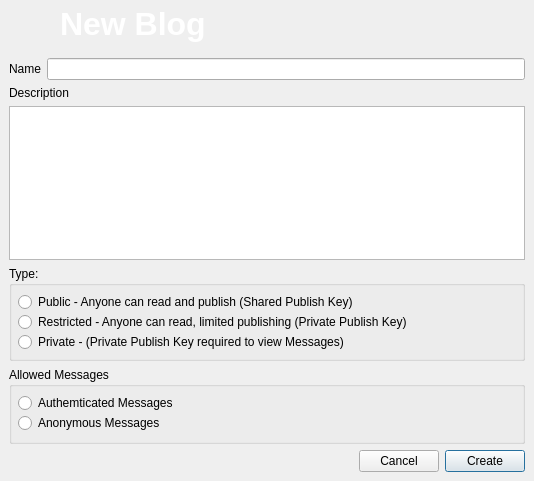
<?xml version="1.0" encoding="UTF-8"?>
<ui version="4.0">
 <class>CreateBlog</class>
 <widget class="QDialog" name="CreateBlog">
  <property name="geometry">
   <rect>
    <x>0</x>
    <y>0</y>
    <width>534</width>
    <height>481</height>
   </rect>
  </property>
  <property name="windowTitle">
   <string>Create new Blog</string>
  </property>
  <property name="windowIcon">
   <iconset resource="../images.qrc">
    <normaloff>:/images/rstray3.png</normaloff>:/images/rstray3.png</iconset>
  </property>
  <layout class="QGridLayout" name="gridLayout_3">
   <property name="margin">
    <number>0</number>
   </property>
   <property name="spacing">
    <number>0</number>
   </property>
   <item row="0" column="0">
    <widget class="QFrame" name="frame_2">
     <property name="maximumSize">
      <size>
       <width>16777215</width>
       <height>64</height>
      </size>
     </property>
     <property name="styleSheet">
      <string notr="true">QFrame#frame_2{background-image: url(:/images/connect/connectFriendBanner.png);}</string>
     </property>
     <property name="frameShape">
      <enum>QFrame::NoFrame</enum>
     </property>
     <property name="frameShadow">
      <enum>QFrame::Raised</enum>
     </property>
     <layout class="QGridLayout" name="gridLayout">
      <property name="margin">
       <number>6</number>
      </property>
      <property name="spacing">
       <number>6</number>
      </property>
      <item row="0" column="0">
       <widget class="QLabel" name="labelicon">
        <property name="maximumSize">
         <size>
          <width>48</width>
          <height>48</height>
         </size>
        </property>
        <property name="styleSheet">
         <string notr="true"/>
        </property>
        <property name="text">
         <string/>
        </property>
        <property name="pixmap">
         <pixmap resource="../images.qrc">:/images/hi48-app-kblogger.png</pixmap>
        </property>
        <property name="scaledContents">
         <bool>true</bool>
        </property>
       </widget>
      </item>
      <item row="0" column="1">
       <widget class="QLabel" name="textlabelcreatforums">
        <property name="styleSheet">
         <string notr="true">color: rgb(255, 255, 255);</string>
        </property>
        <property name="text">
         <string>&lt;!DOCTYPE HTML PUBLIC &quot;-//W3C//DTD HTML 4.0//EN&quot; &quot;http://www.w3.org/TR/REC-html40/strict.dtd&quot;&gt;
&lt;html&gt;&lt;head&gt;&lt;meta name=&quot;qrichtext&quot; content=&quot;1&quot; /&gt;&lt;style type=&quot;text/css&quot;&gt;
p, li { white-space: pre-wrap; }
&lt;/style&gt;&lt;/head&gt;&lt;body style=&quot; font-family:'MS Shell Dlg 2'; font-size:8.25pt; font-weight:400; font-style:normal;&quot;&gt;
&lt;p style=&quot; margin-top:0px; margin-bottom:0px; margin-left:0px; margin-right:0px; -qt-block-indent:0; text-indent:0px;&quot;&gt;&lt;span style=&quot; font-family:'Arial'; font-size:24pt; font-weight:600; color:#ffffff;&quot;&gt;New Blog&lt;/span&gt;&lt;/p&gt;&lt;/body&gt;&lt;/html&gt;</string>
        </property>
       </widget>
      </item>
     </layout>
    </widget>
   </item>
   <item row="1" column="0">
    <widget class="QFrame" name="frame">
     <property name="frameShape">
      <enum>QFrame::NoFrame</enum>
     </property>
     <property name="frameShadow">
      <enum>QFrame::Raised</enum>
     </property>
     <layout class="QGridLayout" name="gridLayout_5">
      <item row="0" column="0" colspan="3">
       <layout class="QHBoxLayout" name="horizontalLayout">
        <item>
         <widget class="QLabel" name="label">
          <property name="text">
           <string>Name</string>
          </property>
         </widget>
        </item>
        <item>
         <widget class="QLineEdit" name="forumName"/>
        </item>
       </layout>
      </item>
      <item row="1" column="0" colspan="3">
       <layout class="QVBoxLayout">
        <item>
         <widget class="QLabel" name="label_5">
          <property name="text">
           <string>Description</string>
          </property>
         </widget>
        </item>
        <item>
         <widget class="QTextEdit" name="forumDesc"/>
        </item>
       </layout>
      </item>
      <item row="2" column="0" colspan="3">
       <widget class="QGroupBox" name="tyoeGroupBox">
        <property name="title">
         <string>Type:</string>
        </property>
        <layout class="QVBoxLayout" name="_3">
         <property name="spacing">
          <number>0</number>
         </property>
         <property name="margin">
          <number>6</number>
         </property>
         <item>
          <widget class="QRadioButton" name="typePublic">
           <property name="text">
            <string>Public - Anyone can read and publish (Shared Publish Key)</string>
           </property>
          </widget>
         </item>
         <item>
          <widget class="QRadioButton" name="typePrivate">
           <property name="text">
            <string>Restricted - Anyone can read, limited publishing (Private Publish Key)</string>
           </property>
          </widget>
         </item>
         <item>
          <widget class="QRadioButton" name="typeEncrypted">
           <property name="text">
            <string>Private - (Private Publish Key required to view Messages)</string>
           </property>
          </widget>
         </item>
        </layout>
       </widget>
      </item>
      <item row="3" column="0" colspan="3">
       <widget class="QGroupBox" name="msgGroupBox">
        <property name="title">
         <string>Allowed Messages</string>
        </property>
        <layout class="QVBoxLayout" name="_4">
         <property name="spacing">
          <number>0</number>
         </property>
         <property name="margin">
          <number>6</number>
         </property>
         <item>
          <widget class="QRadioButton" name="msgAuth">
           <property name="text">
            <string>Authemticated Messages</string>
           </property>
          </widget>
         </item>
         <item>
          <widget class="QRadioButton" name="msgAnon">
           <property name="text">
            <string>Anonymous Messages</string>
           </property>
          </widget>
         </item>
         <item>
          <spacer name="verticalSpacer_2">
           <property name="orientation">
            <enum>Qt::Vertical</enum>
           </property>
           <property name="sizeHint" stdset="0">
            <size>
             <width>20</width>
             <height>40</height>
            </size>
           </property>
          </spacer>
         </item>
        </layout>
       </widget>
      </item>
      <item row="4" column="0">
       <spacer>
        <property name="orientation">
         <enum>Qt::Horizontal</enum>
        </property>
        <property name="sizeHint" stdset="0">
         <size>
          <width>238</width>
          <height>20</height>
         </size>
        </property>
       </spacer>
      </item>
      <item row="4" column="1">
       <widget class="QPushButton" name="cancelButton">
        <property name="text">
         <string>Cancel</string>
        </property>
       </widget>
      </item>
      <item row="4" column="2">
       <widget class="QPushButton" name="createButton">
        <property name="text">
         <string>Create</string>
        </property>
        <property name="default">
         <bool>true</bool>
        </property>
       </widget>
      </item>
     </layout>
    </widget>
   </item>
  </layout>
 </widget>
 <resources>
  <include location="../images.qrc"/>
  <include location="../images.qrc"/>
 </resources>
 <connections/>
</ui>
